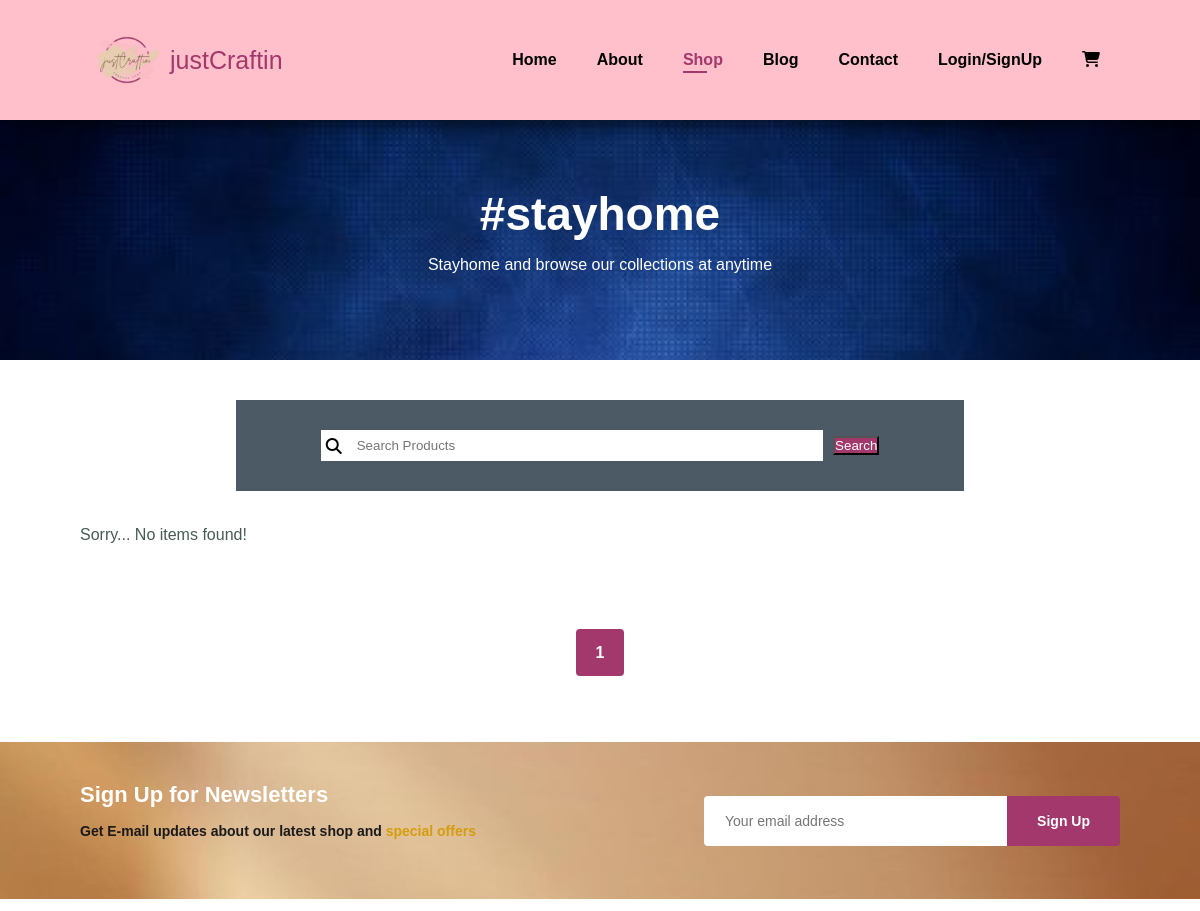
/products_list (upper part), run on an earlier commit of the app's database.
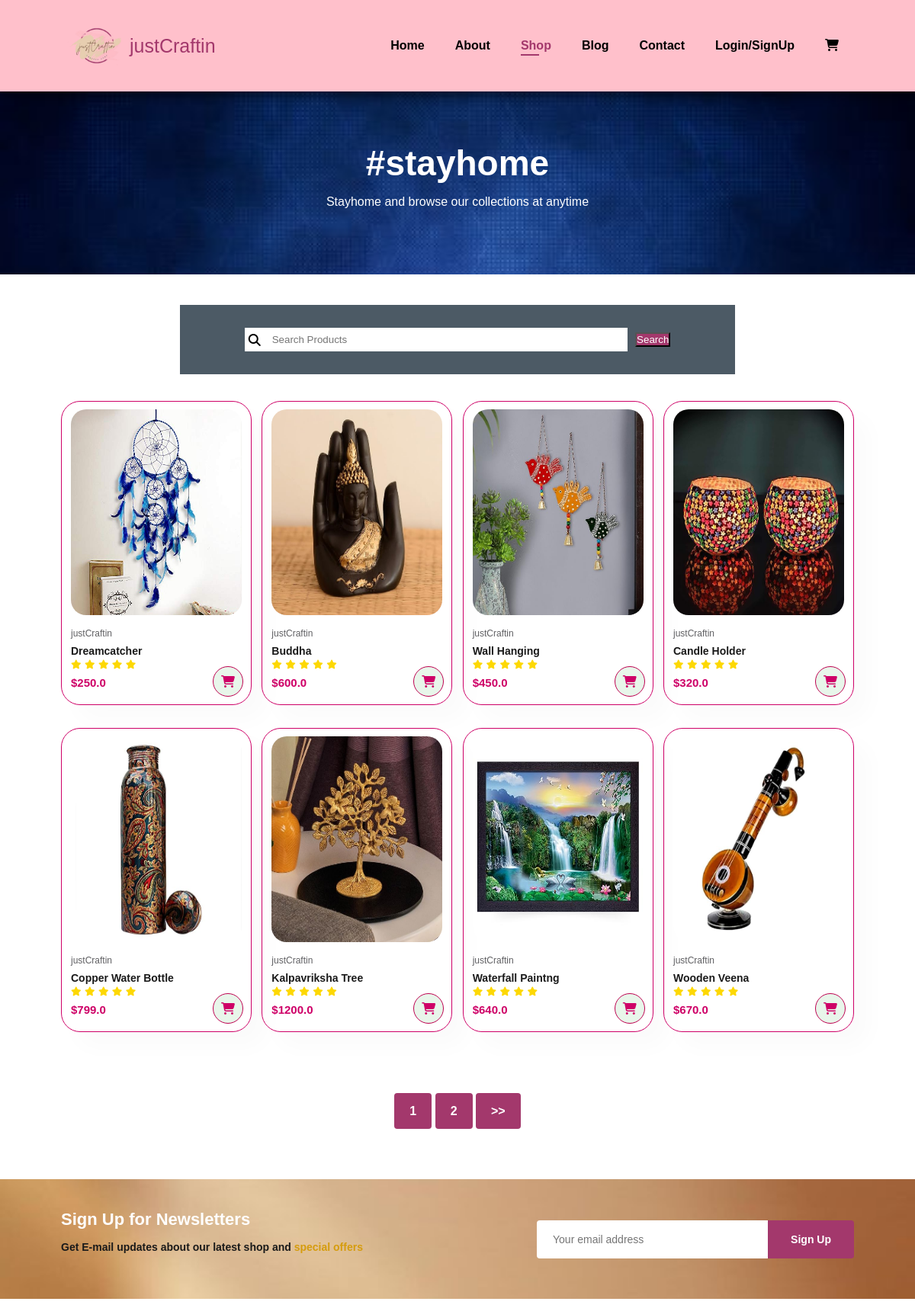
And on a later commit of the database.
### products/models.py (models this page shows, shortened)
class Product(models.Model):
    LIVE=1
    DELETE=0
    DELETE_CHOICES=((LIVE,'live'),(DELETE,'delete'))
    title=models.CharField(max_length=200)
    price=models.FloatField()
    description=models.TextField()
    image=models.ImageField(upload_to='media')
    priority=models.IntegerField(default=0)
    delete_status=models.IntegerField(choices=DELETE_CHOICES,default=LIVE)
    created_at=models.DateTimeField(auto_now_add=True)
    updated_at=models.DateTimeField(auto_now=True)

### products/views.py (the view)
# urls.py: path('products_list',views.products_list,name='products_list'),
def products_list(request):
    page=request.GET.get('page',1)
    product_list=Product.objects.order_by('priority')
    if request.method=='POST':
        search=request.POST.get('searchpro')
        print(search)
        product_list=Product.objects.filter(title__icontains=search)
    product_paginator=Paginator(product_list,8)
    product_list=product_paginator.get_page(page)
    context={'products':product_list}
    return render(request,'products.html',context)

### templates/products.html
{% extends 'blank_layout.html' %}
{% load static %}
{% block content%}
{% include 'product_list.html' %}
{% endblock content %}

### templates/product_list.html (shortened to what this page needs)
{% load static %}
<section id="page-header">
	<h2>#stayhome</h2>
	<p>Stayhome and browse our collections at anytime</p>
</section>
<section id="product1" class="section-p1">
		<div  >
			<form class="search-box" action="products_list" method="POST">
				<div class="search-input">
				<i class="fa-solid fa-magnifying-glass"></i>
				<input type="text" id="searchproducts" name="searchpro" placeholder="Search Products">
				</div>
				<input type="submit" id="searchbutton" class="normal" value="Search">
			</form>
		</div>
	<div class="pro-container">
		{% if products %}
		{% for product in products %}
		<a class="pro" href="{% url 'product_details' product.id %}">
			<img src="{{ product.image.url }}">
			<div class="description">
				<span>justCraftin</span>
				<h5>{{ product.title }}</h5>
				<div class="star">
					<i class="fas fa-star"></i>
					<i class="fas fa-star"></i>
					<i class="fas fa-star"></i>
					<i class="fas fa-star"></i>
					<i class="fas fa-star"></i>
				</div>
				<h4>${{ product.price }}</h4>
			</div>
			<button class="cart"><i class="fa-solid fa-cart-shopping"></i></button>
		</a>
		{% endfor %}
	{%else%}
	<p>Sorry... No items found!</p>
	{% endif %}
	</div>
</section>
<section id="pagination" class="section-p1">
	{% for i in products.paginator.page_range %}
	<a href="?page={{i}}">{{i}}</a>
	{% endfor %}
	{% if products.has_next %}
	<a href="?page={{ products.next_page_number }}">&gt;&gt;</a>
	{% endif %}
</section>

What changed in the data, as far as the page shows it:
added Product: image (picture), title "Dreamcatcher", price "250.0"
added Product: image (picture), title "Buddha", price "600.0"
added Product: image (picture), title "Wall Hanging", price "450.0"
added Product: image (picture), title "Candle Holder", price "320.0"
added Product: image (picture), title "Copper Water Bottle", price "799.0"
added Product: image (picture), title "Kalpavriksha Tree", price "1200.0"
added Product: image (picture), title "Waterfall Paintng", price "640.0"
added Product: image (picture), title "Wooden Veena", price "670.0"
Also different on the page:
new list line: "2"
text no longer shown: "Sorry... No items found!"
